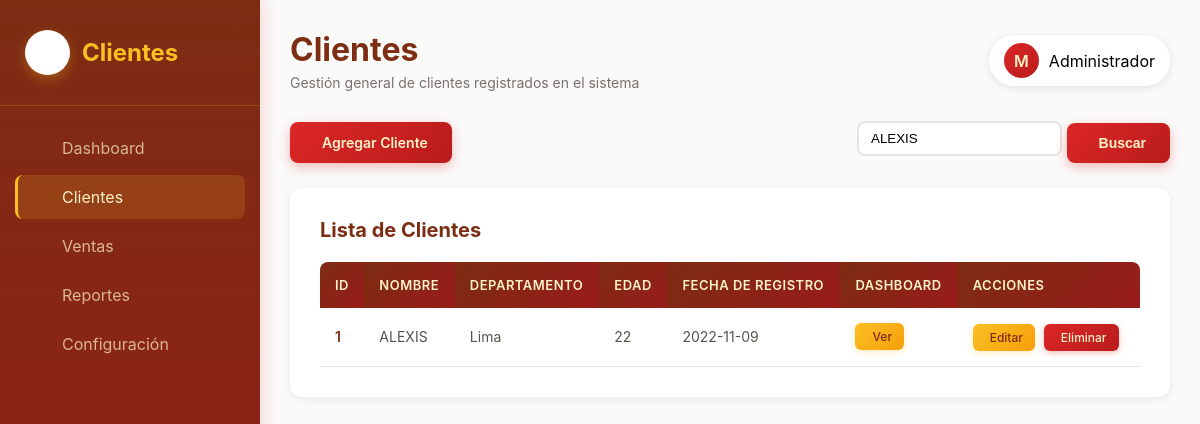
The page /clientes.php?busqueda=ALEXIS on the database its author committed.
### tables this page shows
CREATE TABLE `clientes` (
  `id` bigint(20) UNSIGNED NOT NULL,
  `nombre` varchar(255) NOT NULL,
  `apellido` varchar(100) NOT NULL,
  `telefono` varchar(15) DEFAULT NULL,
  `correo` varchar(150) DEFAULT NULL,
  `direccion` varchar(200) DEFAULT NULL,
  `departamento` varchar(255) NOT NULL,
  `fecha_nacimiento` date DEFAULT NULL,
  `edad` int(11) NOT NULL,
  `fecha_registro` varchar(10) NOT NULL
);

### funciones.php (called while the page is built, shortened)
<?php
function obtenerBD()
{
    $password = "";
    $user = "root";
    $dbName = "crm";
    $database = new PDO('mysql:host=localhost;dbname=' . $dbName, $user, $password);
    $database->query("set names utf8;");
    $database->setAttribute(PDO::ATTR_EMULATE_PREPARES, FALSE);
    $database->setAttribute(PDO::ATTR_ERRMODE, PDO::ERRMODE_EXCEPTION);
    $database->setAttribute(PDO::ATTR_DEFAULT_FETCH_MODE, PDO::FETCH_OBJ);
    return $database;
}
function buscarClientes($nombre)
{
    $bd = obtenerBD();
    $sentencia = $bd->prepare("SELECT id, nombre, edad, departamento, fecha_registro FROM clientes WHERE nombre LIKE ?");
    $sentencia->execute(["%$nombre%"]);
    return $sentencia->fetchAll();
}

### clientes.php (the view, shortened to what this page needs)
<?php
include_once "funciones.php";
if (!isset($_GET["busqueda"]) || empty($_GET["busqueda"])) {
    $clientes = obtenerClientes();
} else {
    $clientes = buscarClientes($_GET["busqueda"]);
}
?>
<aside class="sidebar">
    <div class="sidebar-logo">
        <div class="sidebar-logo-icon">
        </div>
        <h2>Clientes</h2>
    </div>
    <ul class="sidebar-menu">
        <li>
            <a href="dashboard.php">
                <span>Dashboard</span>
            </a>
        </li>
        <li>
            <a href="clientes.php" class="active">
                <span>Clientes</span>
            </a>
        </li>
        <li>
            <a href="ventas.php">
                <span>Ventas</span>
            </a>
        </li>
        <li>
            <a href="reportes.php">
                <span>Reportes</span>
            </a>
        </li>
        <li>
            <a href="configuracion.php">
                <span>Configuración</span>
            </a>
        </li>
    </ul>
</aside>
<div class="main-content">
    <div class="header">
        <div class="header-left">
            <h1><i class="fas fa-users"></i> Clientes</h1>
            <p>Gestión general de clientes registrados en el sistema</p>
        </div>
        <div class="header-right">
            <div class="user-profile">
                <div class="user-avatar">M</div>
                <span>Administrador</span>
            </div>
        </div>
    </div>
    <div class="action-bar">
        <a href="formulario_agregar_cliente.php" class="btn">
            <i class="fas fa-user-plus"></i> Agregar Cliente
        </a>
        <form action="clientes.php" method="get" class="d-flex" style="gap:10px;">
            <input type="text" name="busqueda"
                value="<?php echo isset($_GET["busqueda"]) ? htmlspecialchars($_GET["busqueda"]) : ""; ?>"
                placeholder="Buscar cliente por nombre..."
                class="form-control" style="border:2px solid #e7e5e4; border-radius:8px; padding:8px 12px;">
            <button type="submit" class="btn">
                <i class="fas fa-search"></i> Buscar
            </button>
        </form>
    </div>
    <div class="table-container">
        <div class="table-header">
            <h2><i class="fas fa-list"></i> Lista de Clientes</h2>
        </div>
        <table id="tablaClientes" class="display">
            <thead>
                <tr>
                    <th>ID</th>
                    <th>Nombre</th>
                    <th>Departamento</th>
                    <th>Edad</th>
                    <th>Fecha de Registro</th>
                    <th>Dashboard</th>
                    <th>Acciones</th>
                </tr>
            </thead>
            <tbody>
                <?php foreach ($clientes as $cliente) { ?>
                    <tr>
                        <td><?php echo $cliente->id; ?></td>
                        <td><?php echo htmlspecialchars($cliente->nombre); ?></td>
                        <td><?php echo htmlspecialchars($cliente->departamento); ?></td>
                        <td><?php echo htmlspecialchars($cliente->edad); ?></td>
                        <td><?php echo htmlspecialchars($cliente->fecha_registro); ?></td>
                        <td>
                            <a class="btn-small btn-edit" href="dashboard_cliente.php?id=<?php echo $cliente->id; ?>">
                                <i class="fas fa-chart-line"></i> Ver
                            </a>
                        </td>
                        <td>
                            <a href="formulario_editar_cliente.php?id=<?php echo $cliente->id; ?>" class="btn-small btn-edit">
                                <i class="fas fa-edit"></i> Editar
                            </a>
                            <a href="eliminar_cliente.php?id=<?php echo $cliente->id; ?>"
                               class="btn-small btn-delete"
                               onclick="return confirm('¿Estás seguro de eliminar este cliente?');">
                                <i class="fas fa-trash"></i> Eliminar
                            </a>
                        </td>
                    </tr>
                <?php } ?>
            </tbody>
        </table>
    </div>
</div>
<?php include_once "pie.php"; ?>

### clientes.php (style rules this page uses)
* { margin: 0; padding: 0; box-sizing: border-box; }
.sidebar { width: 260px; background: linear-gradient(180deg, #7c2d12 0%, #991b1b 100%); color: white; padding: 30px 0; position: fixed; height: 100vh; overflow-y: auto; box-shadow: 4px 0 15px rgba(220, 38, 38, 0.15); }
.sidebar-logo { padding: 0 25px 30px; border-bottom: 1px solid rgba(251, 191, 36, 0.2); margin-bottom: 20px; display: flex; align-items: center; gap: 12px; }
.sidebar-logo-icon { width: 45px; height: 45px; background: white; border-radius: 50%; display: flex; align-items: center; justify-content: center; box-shadow: 0 4px 12px rgba(251, 191, 36, 0.3); padding: 5px; }
.sidebar-logo h2 { font-size: 24px; font-weight: 700; color: #fbbf24; }
.sidebar-menu { list-style: none; padding: 0 15px; }
.sidebar-menu li { margin-bottom: 5px; }
.sidebar-menu a { display: flex; align-items: center; padding: 12px 15px; color: rgba(254, 243, 199, 0.7); text-decoration: none; border-radius: 8px; transition: all 0.3s; }
.sidebar-menu a:hover, .sidebar-menu a.active { background-color: rgba(251, 191, 36, 0.15); color: #fef3c7; border-left: 3px solid #fbbf24; padding-left: 12px; }
.main-content { margin-left: 260px; flex: 1; padding: 30px; }
.header { display: flex; justify-content: space-between; align-items: center; margin-bottom: 30px; }
.header-left h1 { font-size: 32px; color: #7c2d12; margin-bottom: 5px; }
.header-left p { color: #78716c; font-size: 14px; }
.header-right { display: flex; align-items: center; gap: 15px; }
.user-profile { display: flex; align-items: center; gap: 10px; background-color: white; padding: 8px 15px; border-radius: 25px; cursor: pointer; box-shadow: 0 2px 8px rgba(0,0,0,0.1); transition: all 0.3s; }
.user-avatar { width: 35px; height: 35px; border-radius: 50%; background: linear-gradient(135deg, #dc2626 0%, #b91c1c 100%); display: flex; align-items: center; justify-content: center; color: #fef3c7; font-weight: 600; }
.action-bar { display: flex; justify-content: space-between; align-items: center; margin-bottom: 25px; }
.btn { background: linear-gradient(135deg, #dc2626 0%, #b91c1c 100%); color: #fef3c7; padding: 12px 24px; border-radius: 8px; text-decoration: none; font-weight: 600; display: inline-flex; align-items: center; gap: 8px; transition: all 0.3s; box-shadow: 0 4px 12px rgba(220, 38, 38, 0.3); border: none; cursor: pointer; font-size: 14px; }
.table-container { background: white; border-radius: 12px; padding: 30px; box-shadow: 0 2px 8px rgba(0,0,0,0.08); overflow-x: auto; }
.table-header { display: flex; justify-content: space-between; align-items: center; margin-bottom: 20px; }
.table-header h2 { font-size: 20px; color: #7c2d12; }
#tablaClientes { width: 100% !important; border-collapse: collapse; }
#tablaClientes thead th { background: linear-gradient(135deg, #7c2d12 0%, #991b1b 100%); color: #fef3c7; padding: 15px; text-align: left; font-weight: 600; font-size: 13px; text-transform: uppercase; letter-spacing: 0.5px; border: none; }
#tablaClientes thead th:first-child { border-radius: 8px 0 0 0; }
#tablaClientes thead th:last-child { border-radius: 0 8px 0 0; }
#tablaClientes tbody tr { border-bottom: 1px solid #e7e5e4; transition: all 0.3s; }
#tablaClientes tbody td { padding: 15px; color: #57534e; font-size: 14px; }
#tablaClientes tbody td:first-child { font-weight: 600; color: #7c2d12; }
.btn-small { padding: 6px 12px; font-size: 12px; border-radius: 6px; text-decoration: none; display: inline-flex; align-items: center; gap: 5px; transition: all 0.3s; font-weight: 500; margin-right: 5px; }
.btn-edit { background: linear-gradient(135deg, #fbbf24 0%, #f59e0b 100%); color: #7c2d12; box-shadow: 0 2px 6px rgba(251, 191, 36, 0.3); }
.btn-delete { background: linear-gradient(135deg, #dc2626 0%, #b91c1c 100%); color: #fef3c7; box-shadow: 0 2px 6px rgba(220, 38, 38, 0.3); }

### rows shown on the page
clientes: id "1", nombre "ALEXIS", departamento "Lima", edad "22", fecha_registro "2022-11-09"
